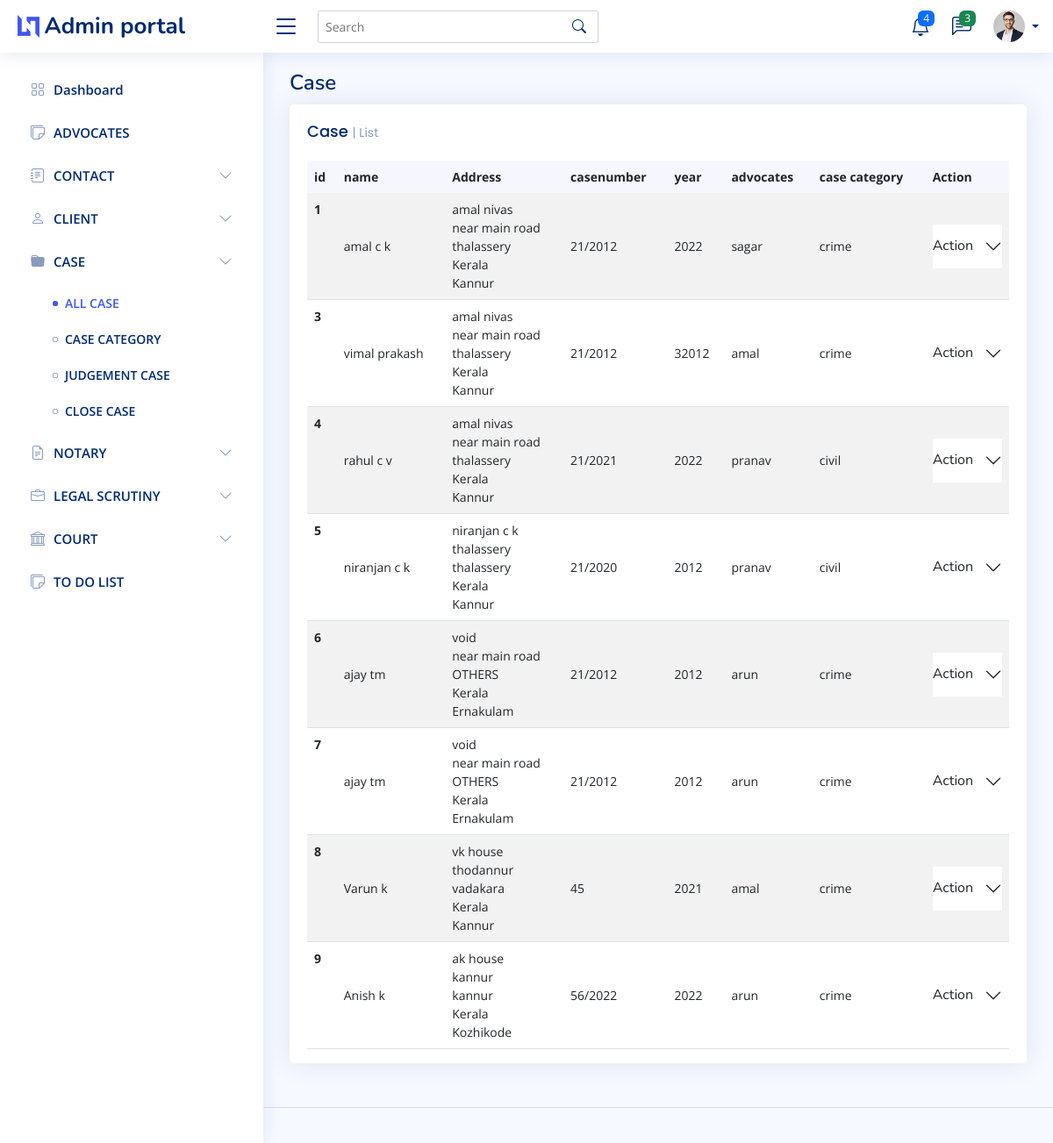
Screenshot of /case with the database file from the repository.
### Admin_user/models.py (models this page shows, shortened)
class CaseRegister(models.Model):
    client_name=models.ForeignKey(client, on_delete=models.CASCADE)
    case_number=models.CharField(max_length=50)
    year=models.IntegerField()
    incident=models.CharField(max_length=50,null=True)
    advocate=models.ForeignKey(Advocate,null=True,on_delete=models.SET_NULL)
    Filling_Date=models.DateField(auto_now=False, auto_now_add=False,null=True)
    First_hearing_date=models.DateField(auto_now=False, auto_now_add=False,null=True)
    Next_hearing_date=models.DateField(auto_now=False, auto_now_add=False,null=True)
    Fir_date=models.DateField(auto_now=False, auto_now_add=False,null=True)
    Fir_number=models.IntegerField(null=True)
    Fir_policeStation=models.CharField(max_length=50,null=True)
    case_category=models.ForeignKey(CaseCategory,null=True,on_delete=models.SET_NULL)
    status=models.CharField(max_length=20,choices=status_choice,null=True,default=1)

class client(models.Model):
    First_name=models.CharField(max_length=50)
    Last_name=models.CharField(max_length=50)
    Address=models.ForeignKey(Address,null=True, on_delete=models.SET_NULL)
    Category=models.CharField(max_length=50,null=True)
    is_case=models.BooleanField(default=False)
    phone=models.IntegerField(null=True)
    email=models.CharField(max_length=50,null=True)
    def __str__(self) :
        return self.First_name+" "+self.Last_name

class Address(models.Model):
    House_name=models.CharField(max_length=50)
    Place=models.CharField(max_length=50)
    City=models.CharField(max_length=50)
    State=models.ForeignKey(State, on_delete=models.CASCADE)
    district=models.ForeignKey(District, on_delete=models.CASCADE)
    Country=models.CharField(max_length=50)
    Pin=models.IntegerField()

class State(models.Model):
    state=models.CharField(max_length=50)
    def __str__(self):
        return self.state

class District(models.Model):
    state=models.ForeignKey(State, on_delete=models.CASCADE)
    district=models.CharField(max_length=50)
    def __str__(self):
        return self.district

class Advocate(models.Model):
    name=models.CharField(max_length=50)
    address=models.ForeignKey(Address,on_delete=models.DO_NOTHING)
    phone=models.IntegerField()
    court=models.ForeignKey(Court,null=True, on_delete=models.SET_NULL)
    specialization=models.CharField(default="Criminal", max_length=60)
    def __str__(self) :
        return self.name

class CaseCategory(models.Model):
    name=models.CharField(max_length=50)
    decription=models.CharField(max_length=50)
    def __str__(self):
        return self.name

### Admin_user/views.py (the view)
# urls.py: path("case",case,name="case"),
def case(request):
    if  (request.user.is_authenticated and check_user_is_admin(request)):
        return redirect("/login")
    context={"title":"Case"}
    context["case"]=True
    context["data"]=CaseRegister.objects.all()
    context["advocate_update_form"]=Upadte_advocate_form()
    context["Upadte_hearing_date_form"]=Upadte_hearing_date_form()
    return render(request,"admin/case.html",context)

### Admin_user/form.py
class Upadte_advocate_form(forms.ModelForm):
    class Meta:
        model=CaseRegister
        fields=['advocate']
    def __init__(self,*args,**kwargs):
            super(Upadte_advocate_form,self).__init__(*args,**kwargs)
            for i in self.fields.values():
                i.widget.attrs['class']="form-control"

class Upadte_hearing_date_form(forms.ModelForm):
    class Meta:
        model=CaseRegister
        fields=['Next_hearing_date']
        widgets={
             'Next_hearing_date':DateInput(attrs={'type':"date"}),
        }
    def __init__(self,*args,**kwargs):
            super(Upadte_hearing_date_form,self).__init__(*args,**kwargs)
            for i in self.fields.values():
                i.widget.attrs['class']="form-control"

### templates/admin/case.html (shortened to what this page needs)
{% extends 'admin/main.html' %}
{% block content %}
<div class="col-12">
    <div class="card top-selling overflow-auto">
      <div class="card-body pb-0">
          <h5 class="card-title">Case <span>| List</span></h5>
          <table class="table table-striped">
            <thead>
              <tr>
                <th class="fw-bold" scope="col">id</th>
                <th class="fw-bold" scope="col">name</th>
                <th class="fw-bold" scope="col">Address</th>
                <th class="fw-bold" scope="col">casenumber</th>
                <th class="fw-bold" scope="col">year</th>
                <th class="fw-bold" scope="col">advocates</th>
                <th class="fw-bold" scope="col">case category</th>
                <th class="fw-bold" scope="col">Action</th>
              </tr>
            </thead>
            <tbody>
              {% for i in data %}
              <tr>
                <th scope="row">{{i.id}}</th>
                <td>{{i.client_name}}</td>
                <td>{{i.client_name.Address.House_name}}<br>{{i.client_name.Address.Place}}<br>{{i.client_name.Address.City}}<br>{{i.client_name.Address.State}}<br>{{i.client_name.Address.district}}<br></td>
                <td >{{i.case_number}}</td>
                <td >{{i.year}}</td>
                <td >{{i.advocate}}</td>
                <td >{{i.case_category}}</td>
                <td><div class="accordion accordion-flush" id="accordionFlushExample">
                  <div class="accordion-item">
                    <h2 class="accordion-header" id="flush-headingOne">
                      <button class="accordion-button collapsed" type="button" data-bs-toggle="collapse" data-bs-target="#flush-collapseOne{{i.id}}" aria-expanded="false" aria-controls="flush-collapseOne">
                        Action
                      </button>
                    </h2>
                                    {%load crispy_forms_tags %}
                                    {%load crispy_forms_tags %}
                  </div>
                </div></td>
              </tr>
              {% endfor %}
            </tbody>
          </table>
        </div>
      </div>
    </div>
{% endblock content %}

### static/assets/css/style.css (style rules this page uses)
:root { scroll-behavior: smooth; }
body { font-family: "Open Sans", sans-serif; background: #f6f9ff; color: #444444; }
h1, h2, h3, h4, h5, h6 { font-family: "Nunito", sans-serif; }
.card { margin-bottom: 30px; border: none; border-radius: 5px; box-shadow: 0px 0 30px rgba(1, 41, 112, 0.1); }
.card-title { padding: 20px 0 15px 0; font-size: 18px; font-weight: 500; color: #012970; font-family: "Poppins", sans-serif; }
.card-title span { color: #899bbd; font-size: 14px; font-weight: 400; }
.card-body { padding: 0 20px 20px 20px; }
.accordion-item { border: 1px solid #ebeef4; }
.accordion-flush .accordion-button { padding: 15px 0; background: none; border: 0; }
.dashboard .top-selling { font-size: 14px; }
.dashboard .top-selling .table thead { background: #f6f6fe; }
.dashboard .top-selling .table thead th { border: 0; }
.dashboard .top-selling .table tbody td { vertical-align: middle; }

### rows the page displays
CaseRegister: id "1", client_name "amal c k", client_name.Address.House_name "amal nivas", client_name.Address.Place "near main road", client_name.Address.City "thalassery", client_name.Address.State "Kerala", client_name.Address.district "Kannur", case_number "21/2012", year "2022", advocate "sagar", case_category "crime"
CaseRegister: id "3", client_name "vimal prakash", client_name.Address.House_name "amal nivas", client_name.Address.Place "near main road", client_name.Address.City "thalassery", client_name.Address.State "Kerala", client_name.Address.district "Kannur", case_number "21/2012", year "32012", advocate "amal", case_category "crime"
CaseRegister: id "4", client_name "rahul c v", client_name.Address.House_name "amal nivas", client_name.Address.Place "near main road", client_name.Address.City "thalassery", client_name.Address.State "Kerala", client_name.Address.district "Kannur", case_number "21/2021", year "2022", advocate "pranav", case_category "civil"
CaseRegister: id "5", client_name "niranjan c k", client_name.Address.House_name "niranjan c k", client_name.Address.Place "thalassery", client_name.Address.City "thalassery", client_name.Address.State "Kerala", client_name.Address.district "Kannur", case_number "21/2020", year "2012", advocate "pranav", case_category "civil"
CaseRegister: id "6", client_name "ajay tm", client_name.Address.House_name "void", client_name.Address.Place "near main road", client_name.Address.City "OTHERS", client_name.Address.State "Kerala", client_name.Address.district "Ernakulam", case_number "21/2012", year "2012", advocate "arun", case_category "crime"
CaseRegister: id "7", client_name "ajay tm", client_name.Address.House_name "void", client_name.Address.Place "near main road", client_name.Address.City "OTHERS", client_name.Address.State "Kerala", client_name.Address.district "Ernakulam", case_number "21/2012", year "2012", advocate "arun", case_category "crime"
CaseRegister: id "8", client_name "Varun k", client_name.Address.House_name "vk house", client_name.Address.Place "thodannur", client_name.Address.City "vadakara", client_name.Address.State "Kerala", client_name.Address.district "Kannur", case_number "45", year "2021", advocate "amal", case_category "crime"
CaseRegister: id "9", client_name "Anish k", client_name.Address.House_name "ak house", client_name.Address.Place "kannur", client_name.Address.City "kannur", client_name.Address.State "Kerala", client_name.Address.district "Kozhikode", case_number "56/2022", year "2022", advocate "arun", case_category "crime"

### other values shown
{{ title }} "Case"
